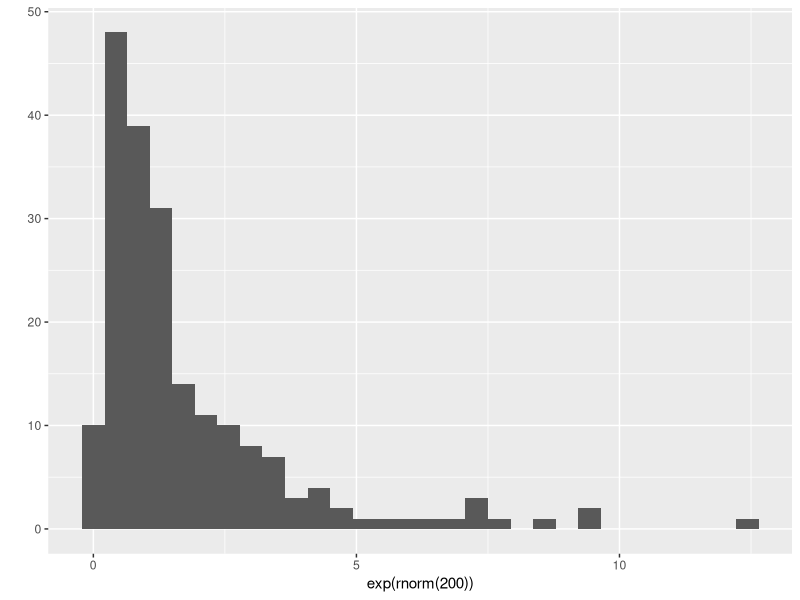

The R source for this figure:
## ---- chunk 1
knitr::opts_chunk$set(echo = FALSE, cache=TRUE, messages=FALSE, warning=FALSE)
# Make sure you have the latest versions of rmarkdown and bookdown installed
library(ggplot2)
## ---- chunk 2
qplot(exp(rnorm(200)))
